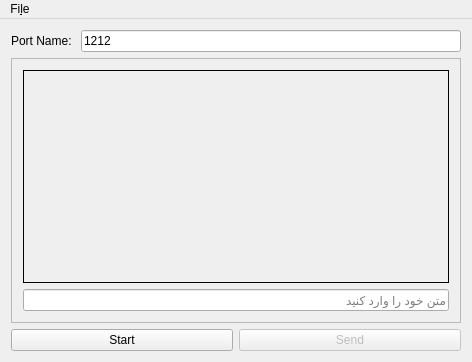
<?xml version="1.0" encoding="UTF-8"?>
<ui version="4.0">
 <class>MainWindow</class>
 <widget class="QMainWindow" name="MainWindow">
  <property name="geometry">
   <rect>
    <x>0</x>
    <y>0</y>
    <width>472</width>
    <height>362</height>
   </rect>
  </property>
  <property name="sizePolicy">
   <sizepolicy hsizetype="Preferred" vsizetype="Preferred">
    <horstretch>0</horstretch>
    <verstretch>0</verstretch>
   </sizepolicy>
  </property>
  <property name="windowTitle">
   <string>Server</string>
  </property>
  <widget class="QWidget" name="centralWidget">
   <layout class="QVBoxLayout" name="verticalLayout">
    <item>
     <layout class="QHBoxLayout" name="horizontalLayout" stretch="0,0">
      <property name="spacing">
       <number>6</number>
      </property>
      <item>
       <widget class="QLabel" name="label_portName">
        <property name="text">
         <string>Port Name: </string>
        </property>
       </widget>
      </item>
      <item>
       <widget class="QLineEdit" name="lineEdit_port">
        <property name="text">
         <string>1212</string>
        </property>
        <property name="placeholderText">
         <string>نام پرت</string>
        </property>
       </widget>
      </item>
     </layout>
    </item>
    <item>
     <widget class="QScrollArea" name="scrollArea">
      <property name="widgetResizable">
       <bool>true</bool>
      </property>
      <widget class="QWidget" name="scrollAreaWidgetContents">
       <property name="geometry">
        <rect>
         <x>0</x>
         <y>0</y>
         <width>456</width>
         <height>243</height>
        </rect>
       </property>
       <layout class="QVBoxLayout" name="verticalLayout_2">
        <item>
         <widget class="QLabel" name="label_reciveText">
          <property name="sizePolicy">
           <sizepolicy hsizetype="Preferred" vsizetype="Preferred">
            <horstretch>0</horstretch>
            <verstretch>0</verstretch>
           </sizepolicy>
          </property>
          <property name="font">
           <font>
            <family>ABeeZee</family>
            <pointsize>11</pointsize>
           </font>
          </property>
          <property name="frameShape">
           <enum>QFrame::Box</enum>
          </property>
          <property name="frameShadow">
           <enum>QFrame::Plain</enum>
          </property>
          <property name="text">
           <string/>
          </property>
          <property name="textFormat">
           <enum>Qt::PlainText</enum>
          </property>
          <property name="scaledContents">
           <bool>false</bool>
          </property>
          <property name="alignment">
           <set>Qt::AlignLeading|Qt::AlignLeft|Qt::AlignTop</set>
          </property>
          <property name="wordWrap">
           <bool>true</bool>
          </property>
          <property name="textInteractionFlags">
           <set>Qt::TextBrowserInteraction</set>
          </property>
         </widget>
        </item>
        <item>
         <widget class="QLineEdit" name="lineEdit_sendText">
          <property name="placeholderText">
           <string>متن خود را وارد کنید</string>
          </property>
         </widget>
        </item>
       </layout>
      </widget>
     </widget>
    </item>
    <item>
     <layout class="QHBoxLayout" name="horizontalLayout_2">
      <item>
       <widget class="QPushButton" name="btn_start">
        <property name="text">
         <string>Start</string>
        </property>
       </widget>
      </item>
      <item>
       <widget class="QPushButton" name="btn_send">
        <property name="enabled">
         <bool>false</bool>
        </property>
        <property name="text">
         <string>Send</string>
        </property>
       </widget>
      </item>
     </layout>
    </item>
   </layout>
  </widget>
  <widget class="QMenuBar" name="menuBar">
   <property name="geometry">
    <rect>
     <x>0</x>
     <y>0</y>
     <width>472</width>
     <height>27</height>
    </rect>
   </property>
   <widget class="QMenu" name="menuFile">
    <property name="title">
     <string>Fi&amp;le</string>
    </property>
    <addaction name="actionClear"/>
    <addaction name="separator"/>
    <addaction name="actionExit"/>
   </widget>
   <addaction name="menuFile"/>
  </widget>
  <action name="actionClear">
   <property name="text">
    <string>&amp;Clear</string>
   </property>
   <property name="shortcut">
    <string>Ctrl+L</string>
   </property>
  </action>
  <action name="actionExit">
   <property name="text">
    <string>&amp;Exit</string>
   </property>
  </action>
 </widget>
 <layoutdefault spacing="6" margin="11"/>
 <resources/>
 <connections>
  <connection>
   <sender>lineEdit_sendText</sender>
   <signal>returnPressed()</signal>
   <receiver>btn_send</receiver>
   <slot>click()</slot>
   <hints>
    <hint type="sourcelabel">
     <x>187</x>
     <y>295</y>
    </hint>
    <hint type="destinationlabel">
     <x>344</x>
     <y>337</y>
    </hint>
   </hints>
  </connection>
 </connections>
</ui>
